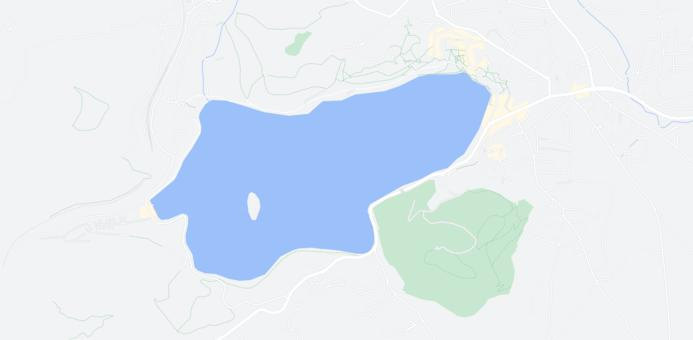
#> input picture zagovor5/data/bled-lake-decimated-uint8.jpeg, 693 x 340 px, found by its file name
$ python script.py
#> lines starting #> are read from the running program, lines starting #| are printed output that depends on the picture; after the words box and inside, x2 and y2 are one past the last pixel; in counts of white or black regions, pixels touching at a corner belong together; long printed decimals are rounded
#> further down, image is the input picture: shape (340, 693, 3); mean R, G, B 224.6, 233.4, 243
### OSV_lib.py
import matplotlib.pyplot as plt
import numpy as np
import os, sys

# [711 lines left out: functions loadImage, displayImage, saveImage, computeHistogram, displayHistogram, equalizeHistogram and 22 more, not called in this run]

def spatialFiltering(iType, iImage, iFilter, iStatFunc=None, iMorphOp=None):
    N,M = iFilter.shape
    m = int((M-1)/2)
    n = int((N-1)/2)

    iImage = changeSpatialDomain("enlarge", iImage, m, n, 0, 0)

    Y,X = iImage.shape
    oImage = np.zeros((Y,X), dtype=float)

    for y in range(n, Y-n):
        for x in range(m,X-m):
            patch = iImage[y-n:y+n+1, x-m:x+m+1]

            if iType == "kernel":
                oImage[y,x] = (patch * iFilter).sum()
            elif iType == "statistical":
                oImage[y,x] = iStatFunc(patch)
            elif iType == "morphological":
                R = patch[iFilter!=0]
                if iMorphOp == "erosion":
                    oImage[y,x]=R.min()
                elif iMorphOp == "dialation":
                    oImage[y,x]=R.max()
                else:
                    print("\nError: Incorrect iMorphOp!\n")
                    return 0
            else:
                print("\nError: Incorrect iType!\n")
                return 0

    oImage = changeSpatialDomain("reduce", oImage, m, n, 0, 0)
    return oImage

# Naloga 3:
def changeSpatialDomain(iType, iImage, iX, iY, iMode, iBgr):
    Y,X = iImage.shape

    if iType == "enlarge":
        oImage = np.zeros((Y+2*iY, X+2*iX))
        oImage[iY:Y+iY, iX:X+iX] = iImage

    elif iType == "reduce":
        oImage = iImage[iY:Y-iY, iX:X-iX]

    else:
        print("\nError: Incorrect iType!\n")
        return 0

    if iMode == "constant":
        oImage = np.zeros((Y+2*iY, X+2*iX)) + iBgr
        oImage[iY:Y+iY, iX:X+iX] = iImage

    elif iMode == "extrapolation":
        oImage = np.zeros((Y+2*iY, X+2*iX))
        oImage[iY:Y+iY, iX:X+iX] = iImage

        oImage[:iY, iX:X + iX] = iImage[0, :]
        oImage[Y + iY:, iX:X + iX] = iImage[-1, :]
        oImage[iY:Y + iY, :iX] = iImage[:, 0].reshape(-1, 1)
        oImage[iY:Y + iY, X + iX:] = iImage[:, -1].reshape(-1, 1)
        oImage[:iY, :iX] = iImage[0, 0]
        oImage[:iY, X + iX:] = iImage[0, -1]
        oImage[Y + iY:, :iX] = iImage[-1, 0]
        oImage[Y + iY:, X + iX:] = iImage[-1, -1]


    elif iMode == "reflection":
        oImage = np.zeros((Y + 2 * iY, X + 2 * iX), dtype=iImage.dtype)
        oImage[iY:Y + iY, iX:X + iX] = iImage

        for y in range(iY):
            idx = (iY - y) % Y
            oImage[y, iX:X + iX] = iImage[idx, :]
        for y in range(iY):
            idx = (Y - (y % Y) - 1)
            oImage[Y + iY + y, iX:X + iX] = iImage[idx, :]

        for x in range(iX):
            idx = (iX - x) % X
            oImage[:, x] = oImage[:, iX + idx]
        for x in range(iX):
            idx = (X - (x % X) - 1)
            oImage[:, X + iX + x] = oImage[:, iX + idx]

        for y in range(iY):
            for x in range(iX):
                idx_y_top = (iY - y) % Y
                idx_x_left = (iX - x) % X
                idx_y_bottom = (Y - (y % Y) - 1)
                idx_x_right = (X - (x % X) - 1)

                oImage[y, x] = iImage[idx_y_top, idx_x_left]
                oImage[y, X + iX + x] = iImage[idx_y_top, idx_x_right]
                oImage[Y + iY + y, x] = iImage[idx_y_bottom, idx_x_left]
                oImage[Y + iY + y, X + iX + x] = iImage[idx_y_bottom, idx_x_right]


    elif iMode == 'period':
        if iImage.ndim == 3:
            oImage = np.zeros((Y + 2*iY, X + 2*iX, iImage.shape[2]), dtype=iImage.dtype)
        else:
            oImage = np.zeros((Y + 2*iY, X + 2*iX), dtype=iImage.dtype)

        for y in range(Y):
            for x in range(X):
                oImage[iY + y, iX + x] = iImage[y, x]

        for y in range(iY):
            for x in range(X):
                oImage[y, iX + x] = iImage[(y - iY) % Y, x]

        for y in range(iY):
            for x in range(X):
                oImage[Y + iY + y, iX + x] = iImage[y % Y, x]

        for y in range(Y):
            for x in range(iX):
                oImage[iY + y, x] = iImage[y, (x - iX) % X]

        for y in range(Y):
            for x in range(iX):
                oImage[iY + y, X + iX + x] = iImage[y, x % X]

        for y in range(iY):
            for x in range(iX):
                oImage[y, x] = iImage[(y - iY) % Y, (x - iX) % X]

        for y in range(iY):
            for x in range(iX):
                oImage[y, X + iX + x] = iImage[(y - iY) % Y, x % X]

        for y in range(iY):
            for x in range(iX):
                oImage[Y + iY + y, x] = iImage[y % Y, (x - iX) % X]

        for y in range(iY):
            for x in range(iX):
                oImage[Y + iY + y, X + iX + x] = iImage[y % Y, x % X]

    return oImage

### zagovor5/script.py
import numpy as np
import matplotlib.pyplot as plt
import os, sys
parent_dir = "/home/urban/Faks/Obdelava slik in videa/Vaje"
sys.path.append(parent_dir)
from OSV_lib import spatialFiltering, displayImage

# Naloga 1:
def get_blue_region(iImage , iThreshold):
#> called with iThreshold = 235
    image = iImage

    blue_slice = np.zeros_like(image[:,:,2])
    blue_condition = image[:,:,2] > iThreshold
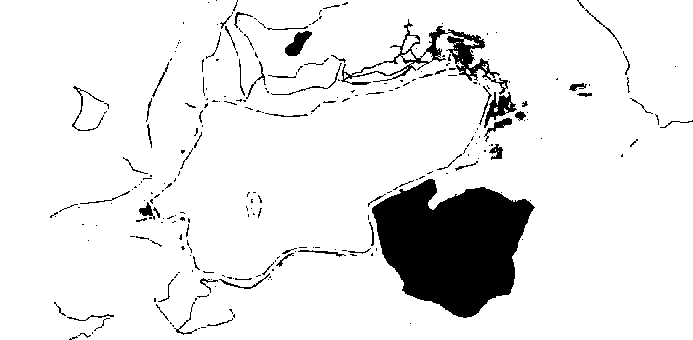
#> blue_condition: shape (340, 693) bool; 90.7% white; 269 black regions (201 under 20 px), largest, box (x1, y1, x2, y2) and area: (372, 179, 535, 318) 14759, (341, 19, 508, 95) 2086, (484, 92, 517, 128) 438
    white_condition = (image[:,:,0] > iThreshold) & (image[:,:,1] > iThreshold) & (image[:,:,2] > iThreshold)
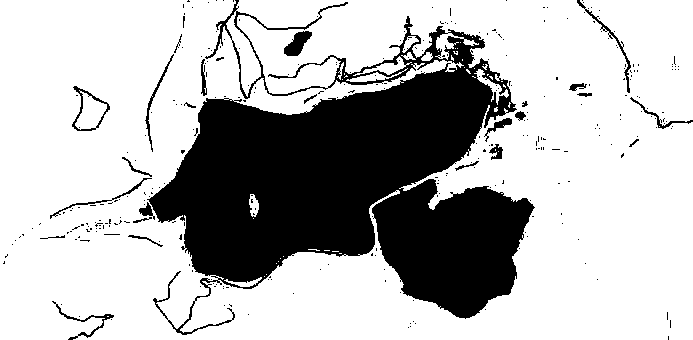
#> white_condition: shape (340, 693) bool; 72.3% white; 322 black regions (297 under 20 px), largest, box (x1, y1, x2, y2) and area: (147, 0, 535, 335) 61414, (284, 31, 312, 56) 387, (577, 0, 631, 93) 314

    blue_slice[blue_condition & ~white_condition] = 255
    oImage = blue_slice

    return oImage


if __name__ == "__main__":
   image = plt.imread("zagovor5/data/bled-lake-decimated-uint8.jpeg")
   plt.imshow(image)
   plt.show()

   blue_image = get_blue_region(image, 235)
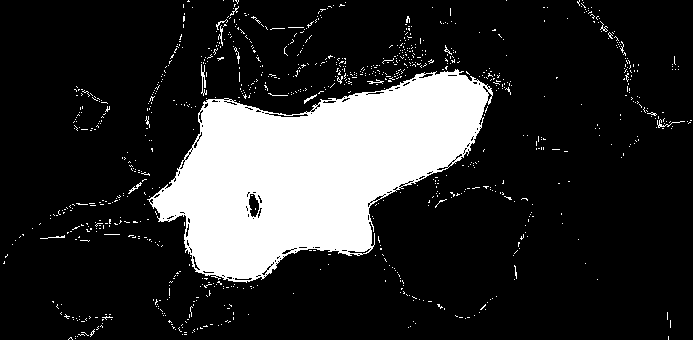
#> blue_image: shape (340, 693); 18.4% white; 936 white regions (920 under 20 px), largest, box (x1, y1, x2, y2) and area: (147, 69, 493, 283) 40299, (201, 64, 207, 96) 82, (657, 119, 685, 128) 51
   plt.imshow(blue_image, cmap='gray')
   plt.show()


# Naloga 2:
if __name__ == "__main__":
    SE3 = np.array([[0,1,0],
                    [1,1,1],
                    [0,1,0]])

    SE7 = np.array([[0,0,0,1,0,0,0],
                    [0,0,1,1,1,0,0],
                    [0,1,1,1,1,1,0],
                    [1,1,1,1,1,1,1],
                    [0,1,1,1,1,1,0],
                    [0,0,1,1,1,0,0],
                    [0,0,0,1,0,0,0],])

    MImage = spatialFiltering("morphological", blue_image, iFilter=SE7, iMorphOp="erosion")
#> in changeSpatialDomain, `oImage[iY:Y+iY, iX:X+iX] = iImage`: oImage: shape (346, 699) float64; 17.9% white; 936 white regions (920 under 20 px), largest, box (x1, y1, x2, y2) and area: (150, 72, 496, 286) 40299, (204, 67, 210, 99) 82, (660, 122, 688, 131) 51
#> after the loop in spatialFiltering, `for y in range(n, Y-n):`: oImage: shape (346, 699) float64; 14.7% white; 1 white region, box (x1, y1, x2, y2) and area: (158, 77, 489, 279) 35670
#> in changeSpatialDomain (call 2), `oImage = iImage[iY:Y-iY, iX:X-iX]`: oImage: shape (340, 693) float64; 15.1% white; 1 white region, box (x1, y1, x2, y2) and area: (155, 74, 486, 276) 35670
    lake_mask = spatialFiltering("morphological", MImage, iFilter=SE7, iMorphOp="dialation")
#> after the loop in spatialFiltering (call 2), `for y in range(n, Y-n):`: oImage: shape (346, 699) float64; 15.9% white; 1 white region, box (x1, y1, x2, y2) and area: (155, 74, 492, 282) 38421
#> in changeSpatialDomain (call 4), `oImage = iImage[iY:Y-iY, iX:X-iX]`: oImage: shape (340, 693) float64; 16.3% white; 1 white region, box (x1, y1, x2, y2) and area: (152, 71, 489, 279) 38421

    plt.imshow(lake_mask, cmap='gray')
    plt.show()

    # Zaznava robov = dilation - mask
    dilated = spatialFiltering("morphological", lake_mask, iFilter=SE3, iMorphOp="dialation")
#> call 3 of spatialFiltering, with iType = 'morphological', iFilter = array of shape (3, 3), iMorphOp = 'dialation'
#> in changeSpatialDomain (call 5), `oImage[iY:Y+iY, iX:X+iX] = iImage`: oImage: shape (342, 695) float64; 16.2% white; 1 white region, box (x1, y1, x2, y2) and area: (153, 72, 490, 280) 38421
#> after the loop in spatialFiltering (call 3), `for y in range(n, Y-n):`:
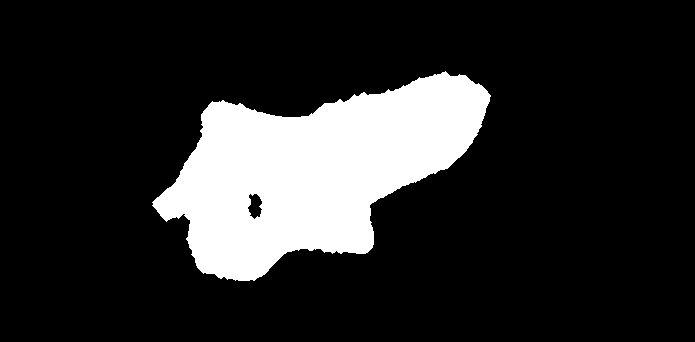
#> oImage: shape (342, 695) float64; 16.6% white; 1 white region, box (x1, y1, x2, y2) and area: (152, 71, 491, 281) 39338
#> in changeSpatialDomain (call 6), `oImage = iImage[iY:Y-iY, iX:X-iX]`: oImage: shape (340, 693) float64; 16.7% white; 1 white region, box (x1, y1, x2, y2) and area: (151, 70, 490, 280) 39338

    lake_edge_mask = dilated - lake_mask
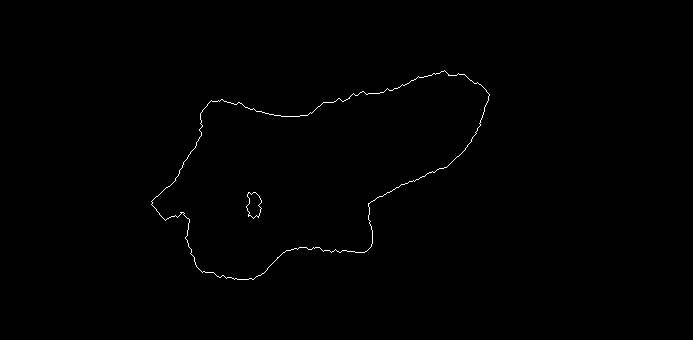
#> lake_edge_mask: shape (340, 693) float64; 0.39% white in thin lines or dots, all inside (x1, y1, x2, y2) = (151, 70, 490, 280)
    plt.imshow(lake_edge_mask, cmap='gray')
    plt.show()


# Naloga 3:
def find_edge_coordinates(iImage):
    edge_array = np.empty((0, 2), int)

    for y in range(iImage.shape[0]):
        for x in range(iImage.shape[1]):
            if iImage[y,x] == 255:
                edge_array = np.append(edge_array, [[x,y]], axis=0)

    return edge_array


if __name__ == "__main__":
    edge_array = find_edge_coordinates(lake_edge_mask)
#> edge_array = 917 pairs, first value 151 to 489, second value 70 to 279
    print(edge_array)
#> (printed output is left out)


# Naloga 4:
def compute_distances(iImage , iMask = None):
    oImage = np.zeros_like(iImage)

    Y, X = iImage.shape
#> Y = 340; X = 693
    edges = find_edge_coordinates(lake_edge_mask)
#> edges has the same summary as edge_array outside compute_distances

    for x in range(X):
        for y in range(Y):
            if iMask is None or iMask[y,x]:
                # Racunanje razdalje do najblizje tocke roba
                distances = ( (edges[:,0] - x)**2 + (edges[:,1] - y)**2 )**0.5
                oImage[y,x] = np.min(distances)
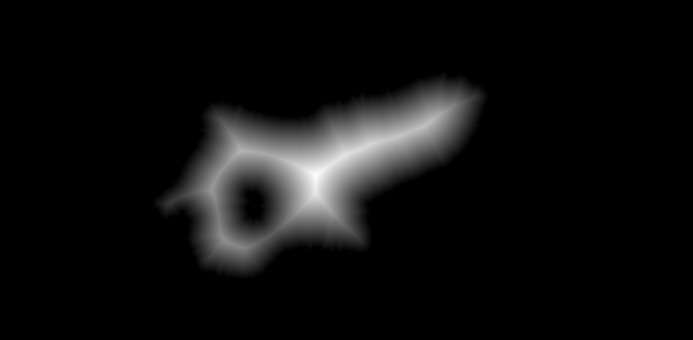
#> oImage: shape (340, 693) float64; min 0, max 59.54, mean 3.4; drawn with min black and max white

    return oImage


if __name__ == "__main__":
    dist = compute_distances(lake_edge_mask, lake_mask)

    loc_max = np.unravel_index(dist.argmax(), dist.shape)
#> loc_max = (174, 315)
    print(f"lokacija maximuma: {loc_max[1], loc_max[0]}, oddaljenost od obale: {dist[loc_max]}")
#| lokacija maximuma: (315, 174), oddaljenost od obale: 59.540
    dist = 255*dist/np.max(dist)
    image_distances = dist + lake_edge_mask

    plt.imshow(image_distances, cmap='gray')
    plt.plot(loc_max[1], loc_max[0], "rx")
    plt.show()
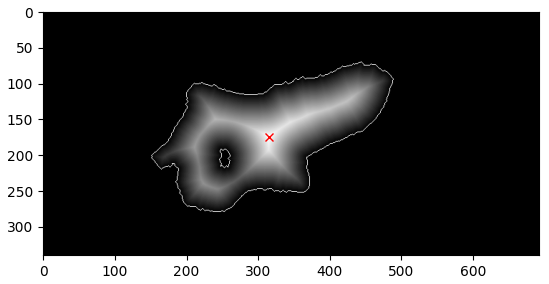
#> figure drawn by matplotlib, 1 panel
